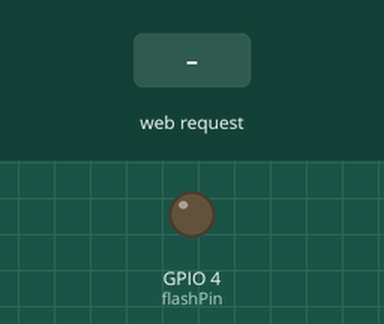
Simulated run of this sketch. Board: ESP32. Parts: output pins drawn as LEDs (lit = HIGH). The test bench sets the inputs (shaded band). WiFi joins after 1.5 s; servers stay silent unless stated; what the sketch prints to the serial monitor is not drawn.

Above: at 2.7 s.
2.8 s: HTTP request GET /pin4/on received
At 3.2 s:
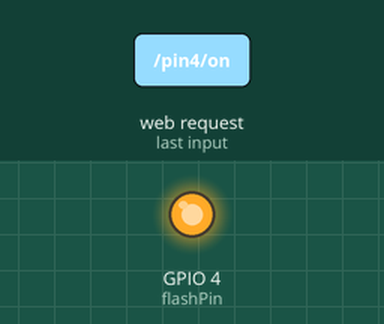
4.3 s: HTTP request GET /pin4/off received
At 5.5 s:
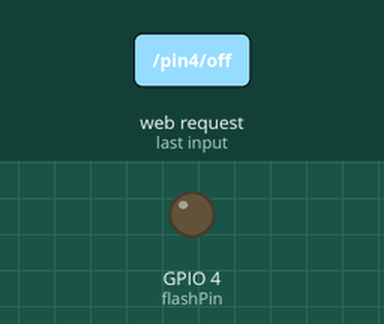
Timing chart, 0 to 7.3 s (numbered marks = the images above; inputs shaded):
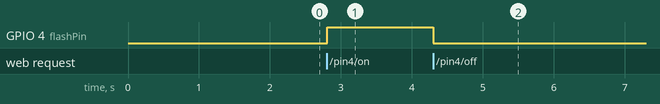

Measured:
- after the input at 2.8 s, GPIO 4 (flashPin): LOW → HIGH at once
- after the input at 4.3 s, GPIO 4 (flashPin): HIGH → LOW at once

The sketch:

ESP32_Web_Server_Live_Demo.ino
```cpp
#include <WiFi.h>

const char* ssid = "PeterWorkshop";
const char* password = "PA$$word1";

//Current time
unsigned long currentTime = millis();
unsigned long previousTime = 0;
const long timeontTime = 2000;
WiFiServer server(80);
String flashStatus = "off";
String header;
const int flashPin = 4;

void setup(){
  //setup the pint for the flash
  pinMode(flashPin, OUTPUT);
  digitalWrite(flashPin, LOW);
  //setup the serial montor
  Serial.begin(115200);
  Serial.print("Connecting to ");
  Serial.println(ssid);
  //connect to wifi
  WiFi.begin(ssid, password);
  while(WiFi.status() != WL_CONNECTED){
    delay(500);
    Serial.print("+");
  }
  Serial.println("");
  Serial.println("Connected to WiFi");
  Serial.println("IP address:");
  Serial.println(WiFi.localIP());
  //start the server
  server.begin();

}

void loop(){
  WiFiClient client = server.available();

  if(client){
     currentTime = millis();
     previousTime = currentTime;
     Serial.println("New client connected");
     String currentLine = "";
     while(client.connected() && currentTime - previousTime <= timeontTime){
        currentTime = millis();
        if(client.available()){
            char c = client.read();
            header += c;
            Serial.print(c);
            if(c == '\n' ){
                if(currentLine.length() == 0) {
                  //send a reponce
                  SendResponse(client);
                  //do something with the GPIOs
                  DoSomething();
                  //generate webpage
                  SendWebPage(client);
                  break;
                }else{
                  currentLine = "";
                }
            }else if(c != '\r'){
               currentLine += c;
            }
        }
     }
     header = "";
     client.stop();
     Serial.println("The client was discconected");
     Serial.println("");
  }
}

void SendResponse(WiFiClient client){
  client.println("HTTP/1.1 200 OK");
  client.println("Content-type:text/html");
  client.println("Connection: close");
  client.println();
}

void SendWebPage(WiFiClient client){
  client.println("<!DOCTYPE html>\n<html>");
  client.println("<head>\n<title>This is ESP32 Cam Custom Web server</title>\n<head>");
  client.println("<body>\n<h1>ESP32 CAM Custom Web Server</h1>\n");
  client.println("<p>GPIO 4 - State is "+flashStatus+"</p>\n");
  if(flashStatus == "off"){
    client.println("<p><a href=\"/pin4/on\">ON</a></p>\n");
  }else{
    client.println("<p><a href=\"/pin4/off\">OFF</a></p>\n");
  }
  client.println("</body></html>");
}

void DoSomething(){
  if(header.indexOf("GET /pin4/on") >= 0){
    flashStatus = "on";
    digitalWrite(flashPin, HIGH);
  }
  if(header.indexOf("GET /pin4/off") >= 0){
    flashStatus = "off";
    digitalWrite(flashPin, LOW);
  }
}
```
